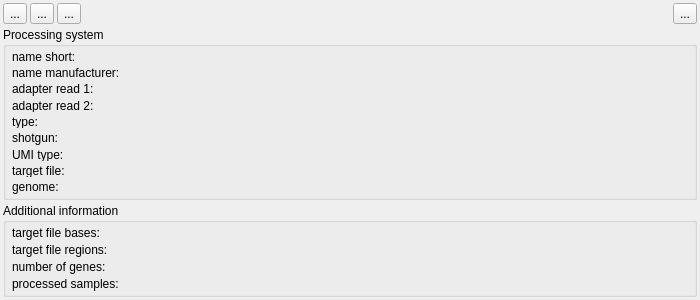
<?xml version="1.0" encoding="UTF-8"?>
<ui version="4.0">
 <class>ProcessingSystemWidget</class>
 <widget class="QWidget" name="ProcessingSystemWidget">
  <property name="geometry">
   <rect>
    <x>0</x>
    <y>0</y>
    <width>700</width>
    <height>300</height>
   </rect>
  </property>
  <property name="minimumSize">
   <size>
    <width>700</width>
    <height>300</height>
   </size>
  </property>
  <property name="windowTitle">
   <string>Form</string>
  </property>
  <layout class="QVBoxLayout" name="verticalLayout" stretch="0,0,0,1">
   <property name="spacing">
    <number>3</number>
   </property>
   <property name="leftMargin">
    <number>3</number>
   </property>
   <property name="topMargin">
    <number>3</number>
   </property>
   <property name="rightMargin">
    <number>3</number>
   </property>
   <property name="bottomMargin">
    <number>3</number>
   </property>
   <item>
    <layout class="QHBoxLayout" name="horizontalLayout_3">
     <property name="spacing">
      <number>3</number>
     </property>
     <item>
      <widget class="QToolButton" name="edit_btn">
       <property name="toolTip">
        <string>Edit</string>
       </property>
       <property name="text">
        <string>...</string>
       </property>
       <property name="icon">
        <iconset resource="GSvar.qrc">
         <normaloff>:/Icons/Edit.png</normaloff>:/Icons/Edit.png</iconset>
       </property>
      </widget>
     </item>
     <item>
      <widget class="QToolButton" name="explorer_btn">
       <property name="toolTip">
        <string>&lt;html&gt;&lt;head/&gt;&lt;body&gt;&lt;p&gt;Show BED file in explorer.&lt;/p&gt;&lt;/body&gt;&lt;/html&gt;</string>
       </property>
       <property name="text">
        <string>...</string>
       </property>
       <property name="icon">
        <iconset resource="GSvar.qrc">
         <normaloff>:/Icons/Folder.png</normaloff>:/Icons/Folder.png</iconset>
       </property>
      </widget>
     </item>
     <item>
      <widget class="QToolButton" name="igv_btn">
       <property name="toolTip">
        <string>&lt;html&gt;&lt;head/&gt;&lt;body&gt;&lt;p&gt;Add BED file to current IGV session.&lt;/p&gt;&lt;/body&gt;&lt;/html&gt;</string>
       </property>
       <property name="text">
        <string>...</string>
       </property>
       <property name="icon">
        <iconset resource="GSvar.qrc">
         <normaloff>:/Icons/IGV.png</normaloff>:/Icons/IGV.png</iconset>
       </property>
       <property name="popupMode">
        <enum>QToolButton::InstantPopup</enum>
       </property>
      </widget>
     </item>
     <item>
      <spacer name="horizontalSpacer_2">
       <property name="orientation">
        <enum>Qt::Horizontal</enum>
       </property>
       <property name="sizeHint" stdset="0">
        <size>
         <width>40</width>
         <height>20</height>
        </size>
       </property>
      </spacer>
     </item>
     <item>
      <widget class="QToolButton" name="update_btn">
       <property name="toolTip">
        <string>&lt;html&gt;&lt;head/&gt;&lt;body&gt;&lt;p&gt;Update displayed data.&lt;/p&gt;&lt;/body&gt;&lt;/html&gt;</string>
       </property>
       <property name="text">
        <string>...</string>
       </property>
       <property name="icon">
        <iconset resource="GSvar.qrc">
         <normaloff>:/Icons/Refresh.png</normaloff>:/Icons/Refresh.png</iconset>
       </property>
       <property name="shortcut">
        <string>F5</string>
       </property>
      </widget>
     </item>
    </layout>
   </item>
   <item>
    <widget class="QGroupBox" name="groupBox">
     <property name="sizePolicy">
      <sizepolicy hsizetype="Preferred" vsizetype="Preferred">
       <horstretch>0</horstretch>
       <verstretch>0</verstretch>
      </sizepolicy>
     </property>
     <property name="toolTip">
      <string>Edit</string>
     </property>
     <property name="title">
      <string>Processing system</string>
     </property>
     <property name="flat">
      <bool>true</bool>
     </property>
     <layout class="QFormLayout" name="formLayout">
      <property name="horizontalSpacing">
       <number>3</number>
      </property>
      <property name="verticalSpacing">
       <number>3</number>
      </property>
      <property name="leftMargin">
       <number>6</number>
      </property>
      <property name="topMargin">
       <number>3</number>
      </property>
      <property name="rightMargin">
       <number>6</number>
      </property>
      <property name="bottomMargin">
       <number>3</number>
      </property>
      <item row="1" column="0">
       <widget class="QLabel" name="label">
        <property name="text">
         <string>name manufacturer:</string>
        </property>
        <property name="alignment">
         <set>Qt::AlignLeading|Qt::AlignLeft|Qt::AlignTop</set>
        </property>
       </widget>
      </item>
      <item row="1" column="1">
       <widget class="QLabel" name="name_long">
        <property name="text">
         <string/>
        </property>
        <property name="wordWrap">
         <bool>false</bool>
        </property>
        <property name="textInteractionFlags">
         <set>Qt::LinksAccessibleByMouse|Qt::TextSelectableByMouse</set>
        </property>
       </widget>
      </item>
      <item row="3" column="0">
       <widget class="QLabel" name="label_4">
        <property name="text">
         <string>adapter read 1:</string>
        </property>
        <property name="alignment">
         <set>Qt::AlignLeading|Qt::AlignLeft|Qt::AlignTop</set>
        </property>
       </widget>
      </item>
      <item row="3" column="1">
       <widget class="QLabel" name="adapter1">
        <property name="text">
         <string/>
        </property>
        <property name="wordWrap">
         <bool>false</bool>
        </property>
        <property name="textInteractionFlags">
         <set>Qt::LinksAccessibleByMouse|Qt::TextSelectableByMouse</set>
        </property>
       </widget>
      </item>
      <item row="4" column="0">
       <widget class="QLabel" name="label_7">
        <property name="text">
         <string>adapter read 2:</string>
        </property>
        <property name="alignment">
         <set>Qt::AlignLeading|Qt::AlignLeft|Qt::AlignTop</set>
        </property>
       </widget>
      </item>
      <item row="4" column="1">
       <widget class="QLabel" name="adapter2">
        <property name="text">
         <string/>
        </property>
        <property name="wordWrap">
         <bool>false</bool>
        </property>
        <property name="textInteractionFlags">
         <set>Qt::LinksAccessibleByMouse|Qt::TextSelectableByMouse</set>
        </property>
       </widget>
      </item>
      <item row="5" column="0">
       <widget class="QLabel" name="label_6">
        <property name="text">
         <string>type:</string>
        </property>
        <property name="alignment">
         <set>Qt::AlignLeading|Qt::AlignLeft|Qt::AlignTop</set>
        </property>
       </widget>
      </item>
      <item row="5" column="1">
       <widget class="QLabel" name="type">
        <property name="text">
         <string/>
        </property>
        <property name="wordWrap">
         <bool>false</bool>
        </property>
        <property name="textInteractionFlags">
         <set>Qt::LinksAccessibleByMouse|Qt::TextSelectableByMouse</set>
        </property>
       </widget>
      </item>
      <item row="0" column="1">
       <widget class="QLabel" name="name_short">
        <property name="sizePolicy">
         <sizepolicy hsizetype="Expanding" vsizetype="Preferred">
          <horstretch>0</horstretch>
          <verstretch>0</verstretch>
         </sizepolicy>
        </property>
        <property name="font">
         <font>
          <weight>50</weight>
          <bold>false</bold>
         </font>
        </property>
        <property name="text">
         <string/>
        </property>
        <property name="wordWrap">
         <bool>false</bool>
        </property>
        <property name="textInteractionFlags">
         <set>Qt::LinksAccessibleByMouse|Qt::TextSelectableByMouse</set>
        </property>
       </widget>
      </item>
      <item row="0" column="0">
       <widget class="QLabel" name="label_5">
        <property name="text">
         <string>name short:</string>
        </property>
       </widget>
      </item>
      <item row="6" column="0">
       <widget class="QLabel" name="label_8">
        <property name="text">
         <string>shotgun:</string>
        </property>
       </widget>
      </item>
      <item row="7" column="0">
       <widget class="QLabel" name="label_9">
        <property name="text">
         <string>UMI type:</string>
        </property>
       </widget>
      </item>
      <item row="8" column="0">
       <widget class="QLabel" name="label_10">
        <property name="text">
         <string>target file:</string>
        </property>
       </widget>
      </item>
      <item row="9" column="0">
       <widget class="QLabel" name="label_11">
        <property name="text">
         <string>genome:</string>
        </property>
       </widget>
      </item>
      <item row="6" column="1">
       <widget class="QLabel" name="shotgun">
        <property name="text">
         <string/>
        </property>
        <property name="wordWrap">
         <bool>false</bool>
        </property>
        <property name="textInteractionFlags">
         <set>Qt::LinksAccessibleByMouse|Qt::TextSelectableByMouse</set>
        </property>
       </widget>
      </item>
      <item row="7" column="1">
       <widget class="QLabel" name="umi">
        <property name="text">
         <string/>
        </property>
        <property name="wordWrap">
         <bool>false</bool>
        </property>
        <property name="textInteractionFlags">
         <set>Qt::LinksAccessibleByMouse|Qt::TextSelectableByMouse</set>
        </property>
       </widget>
      </item>
      <item row="8" column="1">
       <widget class="QLabel" name="target_file">
        <property name="text">
         <string/>
        </property>
        <property name="wordWrap">
         <bool>false</bool>
        </property>
        <property name="textInteractionFlags">
         <set>Qt::LinksAccessibleByMouse|Qt::TextSelectableByMouse</set>
        </property>
       </widget>
      </item>
      <item row="9" column="1">
       <widget class="QLabel" name="genome">
        <property name="text">
         <string/>
        </property>
        <property name="wordWrap">
         <bool>false</bool>
        </property>
        <property name="textInteractionFlags">
         <set>Qt::LinksAccessibleByMouse|Qt::TextSelectableByMouse</set>
        </property>
       </widget>
      </item>
     </layout>
    </widget>
   </item>
   <item>
    <widget class="QGroupBox" name="groupBox_3">
     <property name="title">
      <string>Additional information</string>
     </property>
     <property name="flat">
      <bool>true</bool>
     </property>
     <layout class="QFormLayout" name="formLayout_2">
      <property name="horizontalSpacing">
       <number>3</number>
      </property>
      <property name="verticalSpacing">
       <number>3</number>
      </property>
      <property name="leftMargin">
       <number>6</number>
      </property>
      <property name="topMargin">
       <number>3</number>
      </property>
      <property name="rightMargin">
       <number>6</number>
      </property>
      <property name="bottomMargin">
       <number>3</number>
      </property>
      <item row="0" column="0">
       <widget class="QLabel" name="label_2">
        <property name="text">
         <string>target file bases:</string>
        </property>
        <property name="alignment">
         <set>Qt::AlignLeading|Qt::AlignLeft|Qt::AlignTop</set>
        </property>
       </widget>
      </item>
      <item row="1" column="0">
       <widget class="QLabel" name="label_3">
        <property name="text">
         <string>target file regions:</string>
        </property>
        <property name="alignment">
         <set>Qt::AlignLeading|Qt::AlignLeft|Qt::AlignTop</set>
        </property>
       </widget>
      </item>
      <item row="0" column="1">
       <widget class="QLabel" name="roi_bases">
        <property name="text">
         <string/>
        </property>
        <property name="wordWrap">
         <bool>false</bool>
        </property>
        <property name="textInteractionFlags">
         <set>Qt::LinksAccessibleByMouse|Qt::TextSelectableByMouse</set>
        </property>
       </widget>
      </item>
      <item row="1" column="1">
       <widget class="QLabel" name="roi_regions">
        <property name="text">
         <string/>
        </property>
        <property name="wordWrap">
         <bool>false</bool>
        </property>
        <property name="textInteractionFlags">
         <set>Qt::LinksAccessibleByMouse|Qt::TextSelectableByMouse</set>
        </property>
       </widget>
      </item>
      <item row="2" column="0">
       <widget class="QLabel" name="label_12">
        <property name="text">
         <string>number of genes:</string>
        </property>
       </widget>
      </item>
      <item row="3" column="0">
       <widget class="QLabel" name="label_13">
        <property name="text">
         <string>processed samples:</string>
        </property>
       </widget>
      </item>
      <item row="2" column="1">
       <widget class="QLabel" name="roi_genes">
        <property name="text">
         <string/>
        </property>
        <property name="wordWrap">
         <bool>false</bool>
        </property>
        <property name="textInteractionFlags">
         <set>Qt::LinksAccessibleByMouse|Qt::TextSelectableByMouse</set>
        </property>
       </widget>
      </item>
      <item row="3" column="1">
       <widget class="QLabel" name="number_of_samples_processed">
        <property name="text">
         <string/>
        </property>
        <property name="wordWrap">
         <bool>false</bool>
        </property>
        <property name="textInteractionFlags">
         <set>Qt::LinksAccessibleByMouse|Qt::TextSelectableByMouse</set>
        </property>
       </widget>
      </item>
     </layout>
    </widget>
   </item>
   <item>
    <spacer name="verticalSpacer">
     <property name="orientation">
      <enum>Qt::Vertical</enum>
     </property>
     <property name="sizeHint" stdset="0">
      <size>
       <width>20</width>
       <height>40</height>
      </size>
     </property>
    </spacer>
   </item>
  </layout>
 </widget>
 <resources>
  <include location="GSvar.qrc"/>
 </resources>
 <connections/>
</ui>
